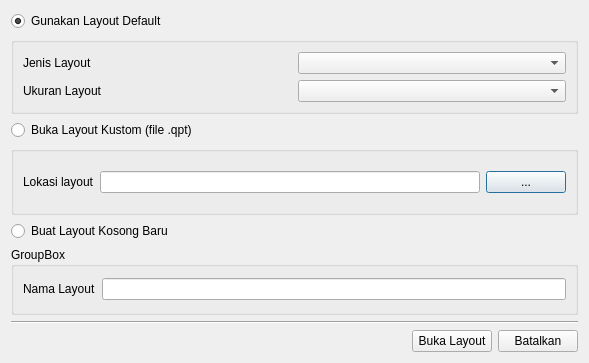
<?xml version="1.0" encoding="UTF-8"?>
<ui version="4.0">
 <class>LayoutDialog</class>
 <widget class="QDialog" name="LayoutDialog">
  <property name="geometry">
   <rect>
    <x>0</x>
    <y>0</y>
    <width>589</width>
    <height>363</height>
   </rect>
  </property>
  <property name="windowTitle">
   <string>Dialog</string>
  </property>
  <layout class="QVBoxLayout" name="verticalLayout_2">
   <item>
    <widget class="QRadioButton" name="rb_open_default">
     <property name="text">
      <string>Gunakan Layout Default</string>
     </property>
     <property name="checked">
      <bool>true</bool>
     </property>
    </widget>
   </item>
   <item>
    <widget class="QGroupBox" name="groupBox">
     <property name="title">
      <string/>
     </property>
     <layout class="QVBoxLayout" name="verticalLayout">
      <item>
       <layout class="QHBoxLayout" name="horizontalLayout_2">
        <item>
         <widget class="QLabel" name="label">
          <property name="text">
           <string>Jenis Layout</string>
          </property>
         </widget>
        </item>
        <item>
         <widget class="QComboBox" name="cb_layout_type"/>
        </item>
       </layout>
      </item>
      <item>
       <layout class="QHBoxLayout" name="horizontalLayout_3">
        <item>
         <widget class="QLabel" name="label_2">
          <property name="text">
           <string>Ukuran Layout</string>
          </property>
         </widget>
        </item>
        <item>
         <widget class="QComboBox" name="cb_layout_size"/>
        </item>
       </layout>
      </item>
     </layout>
    </widget>
   </item>
   <item>
    <widget class="QRadioButton" name="rb_load_qpt">
     <property name="text">
      <string>Buka Layout Kustom (file .qpt)</string>
     </property>
    </widget>
   </item>
   <item>
    <widget class="QGroupBox" name="groupBox_2">
     <property name="title">
      <string/>
     </property>
     <layout class="QHBoxLayout" name="horizontalLayout_4">
      <item>
       <widget class="QLabel" name="label_3">
        <property name="text">
         <string>Lokasi layout</string>
        </property>
       </widget>
      </item>
      <item>
       <layout class="QHBoxLayout" name="horizontalLayout">
        <item>
         <widget class="QLineEdit" name="lineEdit_qpt_path"/>
        </item>
        <item>
         <widget class="QPushButton" name="btn_load_qpt">
          <property name="text">
           <string>...</string>
          </property>
         </widget>
        </item>
       </layout>
      </item>
     </layout>
    </widget>
   </item>
   <item>
    <widget class="QRadioButton" name="rb_create_new">
     <property name="text">
      <string>Buat Layout Kosong Baru</string>
     </property>
    </widget>
   </item>
   <item>
    <widget class="QGroupBox" name="groupBox_3">
     <property name="title">
      <string>GroupBox</string>
     </property>
     <layout class="QVBoxLayout" name="verticalLayout_3">
      <item>
       <layout class="QHBoxLayout" name="horizontalLayout_6">
        <item>
         <widget class="QLabel" name="label_4">
          <property name="text">
           <string>Nama Layout</string>
          </property>
         </widget>
        </item>
        <item>
         <widget class="QLineEdit" name="lineEdit_new_name"/>
        </item>
       </layout>
      </item>
     </layout>
    </widget>
   </item>
   <item>
    <widget class="Line" name="line">
     <property name="orientation">
      <enum>Qt::Horizontal</enum>
     </property>
    </widget>
   </item>
   <item>
    <layout class="QHBoxLayout" name="horizontalLayout_5">
     <item>
      <spacer name="horizontalSpacer">
       <property name="orientation">
        <enum>Qt::Horizontal</enum>
       </property>
       <property name="sizeHint" stdset="0">
        <size>
         <width>40</width>
         <height>20</height>
        </size>
       </property>
      </spacer>
     </item>
     <item>
      <widget class="QPushButton" name="btn_open_layout">
       <property name="text">
        <string>Buka Layout</string>
       </property>
      </widget>
     </item>
     <item>
      <widget class="QPushButton" name="btn_cancel">
       <property name="text">
        <string>Batalkan</string>
       </property>
      </widget>
     </item>
    </layout>
   </item>
  </layout>
 </widget>
 <resources/>
 <connections/>
</ui>
